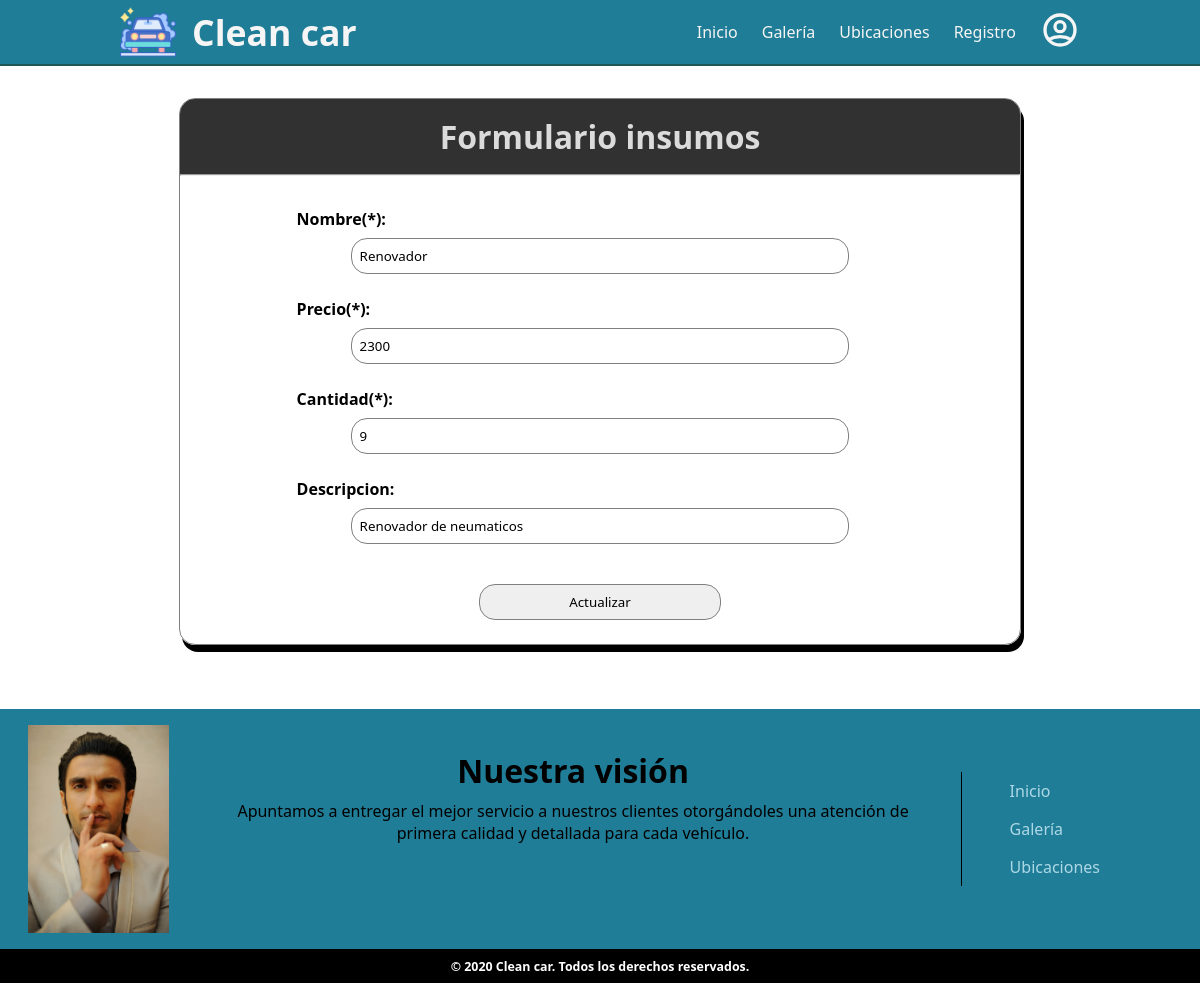
The app's page /modificar_insumo/Renovador/ (signed in) with its own data.
### CleanCar/models.py (models this page shows, shortened)
class Insumo(models.Model):
    name        = models.CharField(max_length=120, primary_key=True)
    precio      = models.IntegerField()
    stock       = models.IntegerField()
    descripcion = models.TextField(max_length=200)

class Vision(models.Model):
    name        = models.CharField(max_length=20, primary_key=True)
    descripcion = models.TextField()

### CleanCar/views.py (the view)
# urls.py: path('modificar_insumo/<id>/', modificar_insumo, name="MODIFICAR"),
@login_required(login_url='/login')
@permission_required('CleanCar.change_insumo', login_url='/login/')
def modificar_insumo(request, id):
    vision = Vision.objects.first()
    try:
        modificar_insumo = Insumo.objects.get(name=id)
        return render(request, 'personal/modificar_insumo.html', {'item':modificar_insumo, 'vision':vision})
    except:
        return redirect(admin_insumos)

### CleanCar/templates/personal/modificar_insumo.html (shortened to what this page needs)
{% extends 'web/base.html'%}
{% load static %}
{% block estilos %}
    <link rel="stylesheet" href="{% static 'css/form_style.css' %}">
{% endblock estilos %}
{% block contenido %}
    <div class="content">
        <div class="formulario">
            <h1>Formulario insumos</h1>
            <hr>
            <form id="formInsumos" action="{% url 'ACTUALIZAR' %}" method="POST">
                <div class="grupo">
                    <h4>Nombre(*):</h4>
                    <input class="borde" type="text" value="{{item.name}}" name="nombre" id="txtNombre" placeholder="Nombre producto" pattern="[A-Za-z]+" required>
                </div>
                <div class="grupo">
                    <h4>Precio(*):</h4>
                    <input class="borde" type="text" value="{{item.precio}}" name="precio" id="txtPrecio" placeholder="Precio producto" pattern="[0-9]+" required>
                </div>
                <div class="grupo">
                    <h4>Cantidad(*):</h4>
                    <input class="borde" type="number" value="{{item.stock}}" name="stock" id="txtStock" placeholder="Stock producto" min="0" required>
                </div>
                <div class="grupo">
                    <h4>Descripcion:</h4>
                    <input class="borde" type="text" value="{{item.descripcion}}" name="descripcion" id="txtDescripcion" placeholder="Descripcion opcional" pattern="[A-Za-z]+">
                </div>
                <button type="submit">Actualizar</button>
            </form>
        </div>
    </div>
{% endblock contenido %}

### CleanCar/templates/web/base.html (shortened to what this page needs)
<!DOCTYPE html>
<html lang="en">
{% load static %}
<head>
    <link rel="stylesheet" href="https://cdnjs.cloudflare.com/ajax/libs/font-awesome/4.7.0/css/font-awesome.min.css">
    <link rel="stylesheet" href="{% static 'css/style.css' %}">
    {% block estilos %}
    {% endblock estilos %}
</head>
<body>
    <div id="header">
        <nav>
            <a class="logo" href="{% url 'INDEX' %}">
                <img src="{% static 'img/logo.png' %}" alt="">
                <h1>Clean car</h1>
            </a>
            <div>
            <ul id="nav-links">
                <li><a href="{% url 'INDEX' %}">Inicio</a></li>
                <li><a href="{% url 'GALERIA' %}">Galería</a></li>
                <li><a href="{% url 'UBICACIONES' %}">Ubicaciones</a></li>
                <li><a href="{% url 'FORMULARIO' %}">Registro</a></li>
                {% if user.is_authenticated %}
                    <div class="dropdown">
                    </div>
                {% else %}
                    <li><a href="{% url 'LOGIN' %}">Iniciar sesión </a></li>
                {% endif %}
            </ul>
            </div>
        </nav>
    </div>
    {% block contenido %}
    {% endblock contenido %}
    <footer class="footer">
        <div id="footer">
            <div class="contenido">
                <div>
                    <img src="{% static 'img/footer.jpg' %}" alt="">
                    <div id="vision" class="texto">
                        <h1>Nuestra visión</h1>
                        <p>{{vision.descripcion}}</p>
                    </div>
                    <ul>
                        <li><a href="{% url 'INDEX' %}">Inicio</a></li>
                        <li><a href="{% url 'GALERIA' %}">Galería</a></li>
                        <li><a href="{% url 'UBICACIONES' %}">Ubicaciones</a></li>
                    </ul>
                </div>
            </div>
            <div class="bottom">
                <h4>© 2020 Clean car.  Todos los derechos reservados.</h4>
            </div>
        </div>
    </footer>
</body>
</html>

### CleanCar/static/css/style.css (style rules this page uses)
* { margin: 0; font-family: 'Segoe UI', Tahoma, Geneva, Verdana, sans-serif; }
html, body { height: 100%; }
body { display: flex; flex-direction: column; }
.content { flex: 1 0 auto; }
.footer { flex-shrink: 0; }
#header { border-bottom: 2.5px solid rgb(32, 87, 87); background-color: rgb(32, 125, 151); }
#header nav { display: flex; justify-content: space-between; align-items: center; width: 90%; height: 3rem; margin: auto; }
#header nav .logo { display: flex; align-items: center; text-decoration: none; }
#header nav .logo img { width: 2.5rem; margin-right: 1rem; }
#header nav h1 { font-size: 1.255rem; color: whitesmoke; }
#nav-links { display: none; }
#footer { margin-top: 2rem; background-color: rgb(32, 125, 151); }
#footer .contenido { border-bottom: 1px solid black; }
#footer .contenido div { width: 98%; margin: auto; align-items: center; }
#footer .contenido div img { width: 10rem; height: 13rem; object-fit: cover; display: flex; margin: auto; padding: 2rem; }
#footer .contenido div .texto { display: block; align-self: baseline; text-align: center; }
#footer .contenido div .texto h1 { width: fit-content; margin: auto; padding-bottom: 0.5rem; }
#footer .contenido div .texto p { width: fit-content; margin: auto; padding-left: 2.5rem; padding-right: 2.5rem; }
#footer .contenido div ul { list-style: none; display: flex; width: 95%; margin: auto; padding-left: 0; }
#footer .contenido div ul li { padding: 0.5rem; flex-grow: 1; text-align: center; margin-top: 2rem; }
#footer .contenido div ul li a { text-decoration: none; font-size: 1rem; color: lightblue; }
#footer .bottom { background-color: black; }
#footer .bottom h4 { width: fit-content; margin: auto; font-size: 0.775rem; padding: 0.5rem; color: white; }
@media (min-width: 640px) { #footer .contenido div img { width: 13rem; height: 15rem; } }
@media (min-width: 640px) { #footer .contenido div ul { width: 70%; } }
@media (min-width: 768px) { #nav-links { list-style: none; display: flex; align-items: center; color: whitesmoke; } }
@media (min-width: 768px) { #nav-links li { padding-right: 1.5rem; } }
@media (min-width: 768px) { #nav-links a { text-decoration: none; color: whitesmoke; } }
@media (min-width: 768px) { .dropbtn { width: 2.5rem; cursor: pointer; } }
@media (min-width: 768px) { .dropdown { position: relative; display: inline-block; } }
@media (min-width: 768px) { #footer .contenido div img { width: 10rem; height: 13rem; margin: 1rem; padding: 0; } }
@media (min-width: 768px) { #footer .contenido div .texto { margin: 2.5rem; } }
@media (min-width: 768px) { #footer .contenido div .texto p { padding-left: 0; padding-right: 0; } }
@media (min-width: 768px) { #footer .contenido div { display: flex; justify-content: space-between; } }
@media (min-width: 768px) { #footer .contenido div ul { border-left: 1px solid black; padding-right: 5rem; padding-left: 2.5rem; display: block; width: fit-content; margin: 0; } }
@media (min-width: 768px) { #footer .contenido div ul li { text-align: left; margin-top: 0; } }
@media (min-width: 1024px) { #header nav { height: 4rem; width: 80%; } }
@media (min-width: 1024px) { #header nav h1 { font-size: 2.225rem; } }
@media (min-width: 1024px) { #header nav .logo img { width: 3.5rem; } }
@media (min-width: 1024px) { #nav-links li a { font-size: 1rem; } }

### records on screen
Insumo: nombre "Renovador", precio "2300", stock "9", descripcion "Renovador de neumaticos"
Vision: descripcion "Apuntamos a entregar el mejor servicio a nuestros clientes otorgándoles una atención de primera calidad y detallada para cada vehículo."
